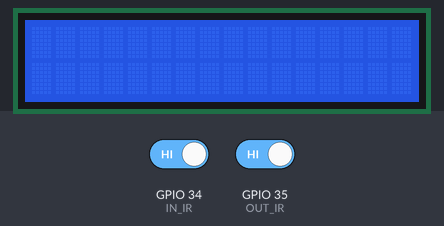
Simulated run of this sketch. Board: ESP32. Parts: 16×2 character LCD. Inputs (shaded band) come from the test bench; at power-on: GPIO 34 (IN_IR) HIGH, GPIO 35 (OUT_IR) HIGH.

Above: at 1.2 s.
1.3 s: GPIO 34 (IN_IR) driven LOW
At 1.7 s:
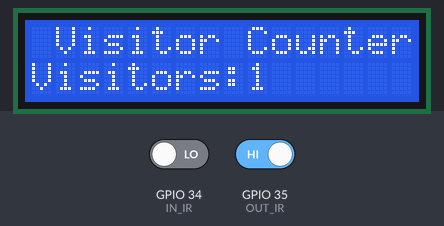
At 3.1 s:
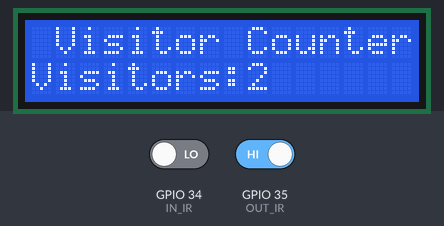
Timing chart, 0 to 4.6 s (numbered marks = the images above; inputs shaded):
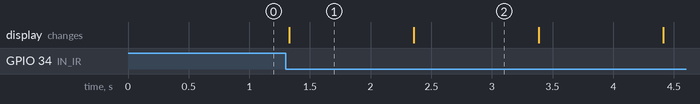

The sketch:

Visitor_Counter.ino
```cpp
#include <Wire.h>
#include <LiquidCrystal_I2C.h>

const int IN_IR = 34;
const int OUT_IR = 35;

int visitors = 0;

// Initialize the LCD with I2C address 0x27, 16 columns, and 2 rows
LiquidCrystal_I2C lcd(0x27, 16, 2);

void setup() {
  //Serial.begin(9600);
  pinMode(IN_IR, INPUT);
  pinMode(OUT_IR, INPUT);

  // Initialize the LCD
  lcd.begin();
  lcd.backlight(); // Turn on the backlight
}

void loop() {
  int inState = digitalRead(IN_IR);
  int outState = digitalRead(OUT_IR);

  if (!inState) {
    visitors++;
    updateLCD();
    delay(1000);
  }

  if ((!outState) && visitors > 0) {
    visitors--;
    updateLCD();
    delay(1000);
  }
}

void updateLCD() {
  lcd.clear();
  lcd.setCursor(0, 0);
  lcd.print(" Visitor Counter");
  lcd.setCursor(0, 1);
  lcd.print("Visitors:");
  lcd.print(visitors);
}
```

Measured:
- after the input at 1.3 s, the display: changes at once (image 1)
- what the display in image 1 shows lasts 1.1 s, from 1.3 s to 2.4 s
